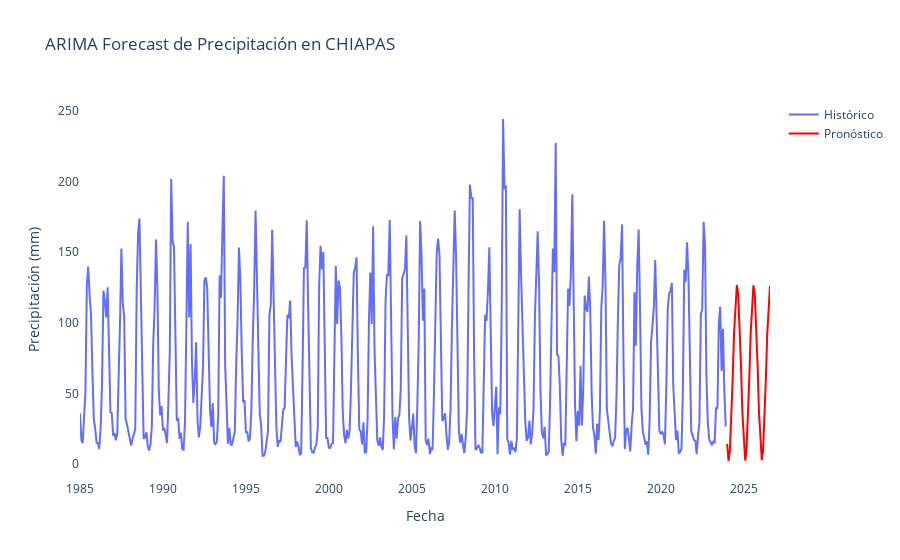

Notebook cell for this chart:
### Code cell
fig = go.Figure()

######Agregar la serie histórica
fig.add_trace(go.Scatter(x=serie.index, y=serie.values, mode='lines', name='Histórico'))

#####Agregar el pronóstico
fig.add_trace(go.Scatter(x=forecast_dates, y=forecast, mode='lines', name='Pronóstico', line=dict(color='red')))

########Configurar el diseño del gráfico
fig.update_layout(
    title='ARIMA Forecast de Precipitación en CHIAPAS',
    xaxis_title='Fecha',
    yaxis_title='Precipitación (mm)',
    showlegend=True,
    xaxis=dict(showgrid=True),
    yaxis=dict(showgrid=True),
    plot_bgcolor='white'
)

#Mostrar el gráfico
fig.show()

### Figure 1 — Plotly figure (JSON) as saved in the notebook; plotly's stock layout.template omitted (floating-point values rounded to 4 significant figures; data arrays with more than 128 entries replaced by an {"elided": "..."} marker saying what was removed)
{"data": [{"mode": "lines", "name": "Histórico", "type": "scatter", "x": {"elided": "468 str values"}, "y": {"elided": "468 float values"}}, {"line": {"color": "red"}, "mode": "lines", "name": "Pronóstico", "type": "scatter", "x": ["2024-01-01T00:00:00", "2024-02-01T00:00:00", "2024-03-01T00:00:00", "2024-04-01T00:00:00", "2024-05-01T00:00:00", "2024-06-01T00:00:00", "2024-07-01T00:00:00", "2024-08-01T00:00:00", "2024-09-01T00:00:00", "2024-10-01T00:00:00", "2024-11-01T00:00:00", "2024-12-01T00:00:00", "2025-01-01T00:00:00", "2025-02-01T00:00:00", "2025-03-01T00:00:00", "2025-04-01T00:00:00", "2025-05-01T00:00:00", "2025-06-01T00:00:00", "2025-07-01T00:00:00", "2025-08-01T00:00:00", "2025-09-01T00:00:00", "2025-10-01T00:00:00", "2025-11-01T00:00:00", "2025-12-01T00:00:00", "2026-01-01T00:00:00", "2026-02-01T00:00:00", "2026-03-01T00:00:00", "2026-04-01T00:00:00", "2026-05-01T00:00:00", "2026-06-01T00:00:00", "2026-07-01T00:00:00", "2026-08-01T00:00:00"], "y": [14.3, 2.224, 9.346, 30.52, 59.78, 92.75, 115.0, 126.8, 119.8, 98.71, 69.47, 36.63, 14.28, 2.536, 9.38, 30.4, 59.62, 92.33, 114.8, 126.5, 119.8, 98.83, 69.64, 37.05, 14.49, 2.836, 9.422, 30.28, 59.45, 91.91, 114.6, 126.2]}], "layout": {"plot_bgcolor": "white", "showlegend": true, "title": {"text": "ARIMA Forecast de Precipitación en CHIAPAS"}, "xaxis": {"showgrid": true, "title": {"text": "Fecha"}}, "yaxis": {"showgrid": true, "title": {"text": "Precipitación (mm)"}}}}
